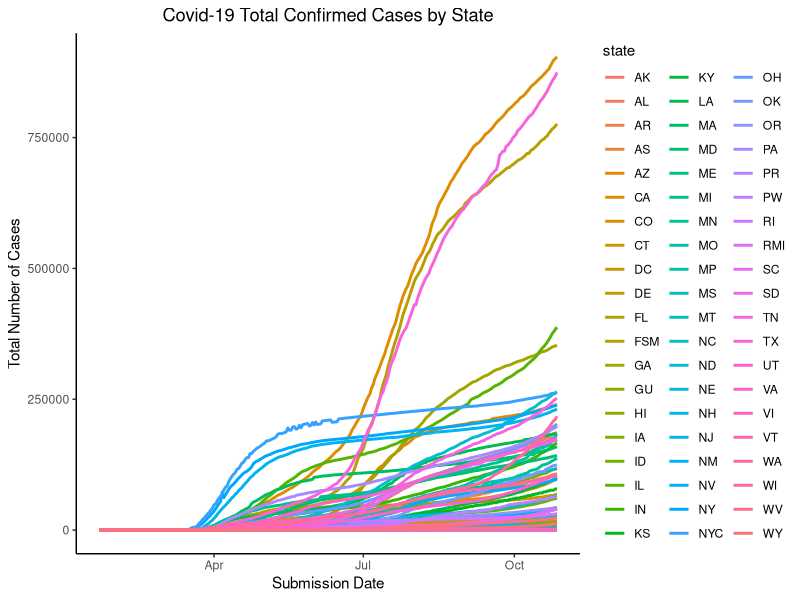

Reproduce this figure in R.
## ---- chunk 1
library(tidyverse)
library(lubridate)
library(zoo)
library(maps)
library(dplyr)

library(readr)
United_States_COVID_19_Cases_and_Deaths_by_State_over_Time <- read_csv("United_States_COVID-19_Cases_and_Deaths_by_State_over_Time.csv")
USpolicies <- read_csv("USpolicies.csv")

#Renaming Datafile
USCOVID <- United_States_COVID_19_Cases_and_Deaths_by_State_over_Time 
colnames(United_States_COVID_19_Cases_and_Deaths_by_State_over_Time)

#Converting Character to Date
str(USCOVID$submission_date)
USCOVID$submission_date <- mdy(USCOVID$submission_date)
str(USCOVID$submission_date) # check date Date

USpolicies$Date <- mdy(USpolicies$Date)

USCOVID %>% 
  ggplot(aes(x = submission_date, y = tot_cases, colour = state)) + 
  geom_line(size = 1) +
  labs(title = "Covid-19 Total Confirmed Cases by State", x = "Submission Date", y = "Total Number of Cases") +
  theme_classic() +
  theme(plot.title = element_text(hjust = 0.5))

